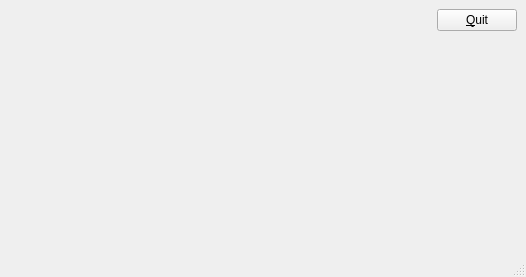
<?xml version="1.0" encoding="UTF-8"?>
<ui version="4.0">
 <class>MainWindow</class>
 <widget class="QMainWindow" name="MainWindow">
  <property name="geometry">
   <rect>
    <x>0</x>
    <y>0</y>
    <width>526</width>
    <height>277</height>
   </rect>
  </property>
  <property name="windowTitle">
   <string>MainWindow</string>
  </property>
  <widget class="QWidget" name="centralwidget">
   <layout class="QGridLayout" name="gridLayout">
    <item row="0" column="0">
     <spacer name="horizontalSpacer">
      <property name="orientation">
       <enum>Qt::Horizontal</enum>
      </property>
      <property name="sizeHint" stdset="0">
       <size>
        <width>420</width>
        <height>20</height>
       </size>
      </property>
     </spacer>
    </item>
    <item row="0" column="1">
     <widget class="QPushButton" name="quitButton">
      <property name="text">
       <string>&amp;Quit</string>
      </property>
     </widget>
    </item>
    <item row="1" column="1">
     <spacer name="verticalSpacer">
      <property name="orientation">
       <enum>Qt::Vertical</enum>
      </property>
      <property name="sizeHint" stdset="0">
       <size>
        <width>20</width>
        <height>165</height>
       </size>
      </property>
     </spacer>
    </item>
   </layout>
  </widget>
  <widget class="QMenuBar" name="menubar">
   <property name="geometry">
    <rect>
     <x>0</x>
     <y>0</y>
     <width>526</width>
     <height>29</height>
    </rect>
   </property>
  </widget>
  <widget class="QStatusBar" name="statusbar"/>
 </widget>
 <resources/>
 <connections>
  <connection>
   <sender>quitButton</sender>
   <signal>clicked()</signal>
   <receiver>MainWindow</receiver>
   <slot>close()</slot>
   <hints>
    <hint type="sourcelabel">
     <x>479</x>
     <y>52</y>
    </hint>
    <hint type="destinationlabel">
     <x>262</x>
     <y>138</y>
    </hint>
   </hints>
  </connection>
 </connections>
</ui>
